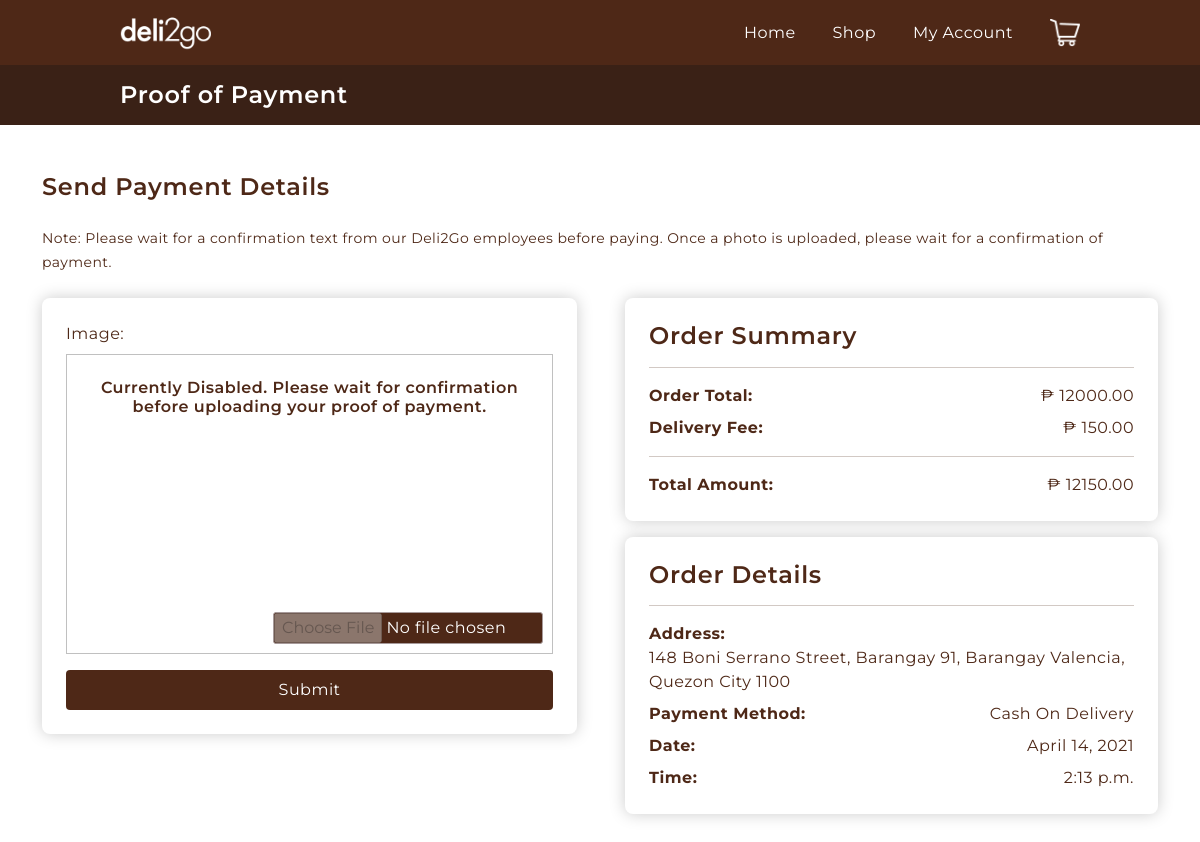
Before: /upload_proof/3/ with the older database file.
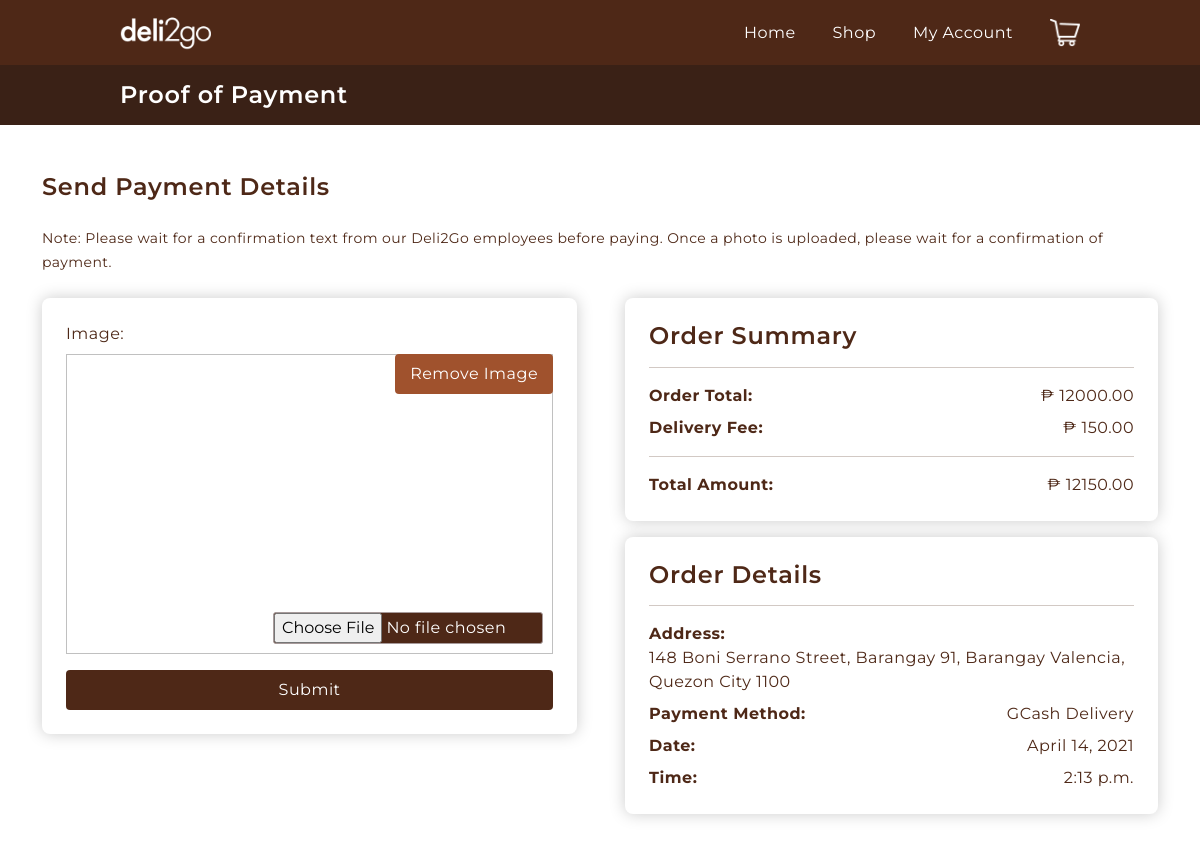
After: the same page with the newer database file.
### cashier/models.py (models this page shows, shortened)
class Order(models.Model):
    order_date = models.DateTimeField(auto_now_add=True)
    receive_date = models.DateField(null=True)
    receive_time = models.TimeField(null=True)
    proof_of_payment = models.ImageField(null=True, blank=True)
    delivery_fee = models.DecimalField(max_digits=6, decimal_places=2, null=True, blank=True)
    complete = models.BooleanField(default=False)
    payment_method = models.ForeignKey(PaymentMethod, on_delete=models.SET_NULL, null=True, blank=True)
    order_status = models.ForeignKey(OrderStatus, on_delete=models.SET_NULL, null=True)
    customer = models.ForeignKey(Customer, on_delete=models.CASCADE)
    address = models.ForeignKey(Address, on_delete=models.SET_NULL, null=True, blank=True)
    driver = models.ForeignKey(Driver, on_delete=models.SET_NULL, null=True, blank=True)
    @property
    def get_cart_total(self):
        ordered_items = self.ordereditem_set.all()
        total = sum([item.get_total for item in ordered_items])
        return total
    @property
    def get_overall_total(self):
        ordered_items = self.ordereditem_set.all()
        total = sum([item.get_total for item in ordered_items]) + self.delivery_fee
        return total

class PaymentMethod(models.Model):
    method = models.CharField(max_length=50)
    def __str__(self):
        return self.method

class OrderedItem(models.Model):
    quantity = models.PositiveIntegerField(default=0)
    order = models.ForeignKey(Order, on_delete=models.CASCADE)
    item = models.ForeignKey(Item, on_delete=models.CASCADE)
    @property
    def get_total(self):
        total = self.item.price * self.quantity
        return total

class Item(models.Model):
    image = models.ImageField(null=True, blank=True)
    name = models.CharField(max_length=20)
    description = models.TextField(max_length=500, blank=True)
    brand = models.CharField(max_length=50)
    stock = models.PositiveIntegerField()
    price = models.DecimalField(max_digits=6, decimal_places=2)
    category = models.ForeignKey(Category, on_delete=models.SET_NULL, null=True, blank=True)

class Address(models.Model):
    street_address = models.CharField(max_length=70)
    barangay = models.CharField(max_length=50)
    city = models.CharField(max_length=50)
    zip_code = models.CharField(max_length=4)
    home_phone = models.CharField(max_length=8)
    customer = models.ForeignKey(Customer, on_delete=models.CASCADE)
    def __str__(self):
        return f"{self.street_address}, {self.barangay}, {self.city} {self.zip_code}"

### customer/views.py (the view, shortened to what this page needs)
# urls.py: path('upload_proof/<str:pk>/', views.upload_proof, name="upload-proof"),
def upload_proof(request, pk):
    order = Order.objects.get(id=pk)
    context = {'order':order}
    return render(request, 'customer/dashboard/orders/upload_proof.html', context)

### templates/customer/dashboard/orders/upload_proof.html (shortened to what this page needs)
{% extends 'base.html' %} {% load static %}
{% block topbar %}
<h4>Proof of Payment</h4>
{% endblock topbar %}
{% block content %}
<main class="my-5 container">
    <h4 class="mb-4">Send Payment Details</h4>
    <small
        >Note: Please wait for a confirmation text from our Deli2Go employees
        before paying. Once a photo is uploaded, please wait for a confirmation
        of payment.</small
    >
    <div class="d-flex justify-content-between align-items-start mt-4">
        <section class="card-bg p-4 w-50 me-5">
            <form method="POST" enctype="multipart/form-data">
                <div class="form-field">
                    <div class="label mb-2">Image:</div>
                    <div class="image-preview w-100 position-relative">
                        <img id="image" class="position-absolute w-100 h-100" />
                        {% if order.order_status.status == "Order Sent" or order.order_status.status == "Cancelled"%}
                            <h6 class="text-center p-4">Currently Disabled. Please wait for confirmation before uploading your proof of payment.</h6>
                            <input
                            id="files"
                            type="file"
                            name="image"
                            disabled
                            />
                        {% else %}
                            <input
                            id="files"
                            type="file"
                            name="image"
                            />
                            <button class="remove-image bg-sienna cursor-pointer position-absolute">Remove Image</button>
                        {% endif %}
                    </div>
                </div>
                <button class="bg-darkbrown mt-3 w-100">Submit</button>
            </form>
        </section>
        <section class="w-50">
            <div class="cart-right d-flex flex-column w-100">
                <div class="order-summary card-bg p-4 w-100 mt-3 m-lg-0">
                    <h4>Order Summary</h4>
                    <hr />
                    <p class="d-flex justify-content-between"><strong>Order Total:</strong><span> &#8369; <span class="order-total">{{order.get_cart_total}}</span></span</p>
                    <p class="mt-2 d-flex justify-content-between"><strong>Delivery Fee:</strong><span> &#8369; <span class="delivery-fee">{{order.delivery_fee}}</span></span></p>
                    <hr>
                    <p class="mt-2 d-flex justify-content-between"><strong>Total Amount:</strong><span> &#8369; {{order.get_overall_total}}</span></p>
                </div>
                <div class="card-bg p-4 w-100 mt-3">
                    <h4>Order Details</h4>
                    <hr />
                    <p><strong>Address:</strong></p>
                    <div class="cart-detail-address">{{order.address}}</div>
                    <p class="mt-2 d-flex justify-content-between"><strong>Payment Method:</strong><span class="cart-detail-payment">{{order.payment_method}}</span></p>
                    <p class="mt-2 d-flex justify-content-between"><strong>Date:</strong><span class="cart-detail-date">{{order.receive_date}}</span></p>
                    <p class="mt-2 d-flex justify-content-between"><strong>Time:</strong><span class="cart-detail-time">{{order.receive_time}}</span></p>
                </div>
            </div>
        </section>
    </div>
</main>
{% endblock content %}

Changed rows visible on the page:
changed Order "148 Boni Serrano Street, Barangay 91, Barangay Valencia, Quezon City 1100": order_status_id 1 → 2 (drawn); payment_method "Cash On Delivery" → "GCash Delivery"
Other visible differences:
text now shown: "Remove Image"
